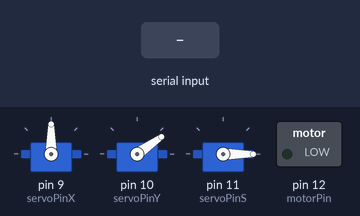
The sketch below on a simulated Arduino Uno, built with avr-gcc and run on an emulated ATmega328P. On the bench: 3 × servo, switched loads named in the sketch (green lamp = pin HIGH). Inputs (shaded band) come from the test bench.

Above: at 1.2 s.
1.3 s: "90,45\n" received over Serial
At 2.1 s:
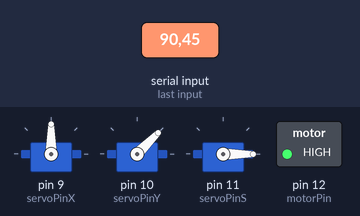
4.3 s: "30,150\n" received over Serial
At 6.9 s:
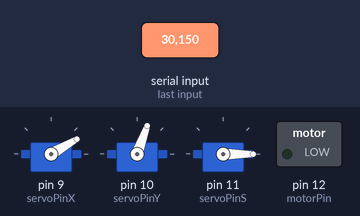
7.3 s: "5\n" received over Serial
At 10.2 s:
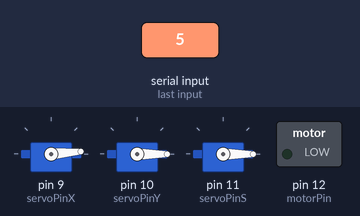
10.3 s: "90\n" received over Serial
At 13.2 s:
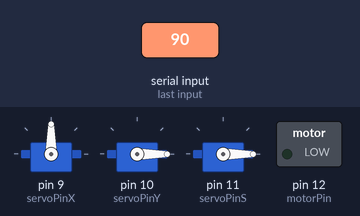
13.3 s: "200\n" received over Serial
At 15.2 s:
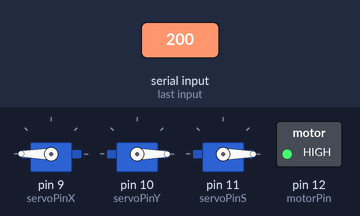
16.3 s: "1,90\n" received over Serial
At 18.3 s:
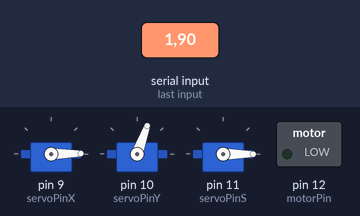
Timing chart, 0 to 19.8 s (numbered marks = the images above; inputs shaded):
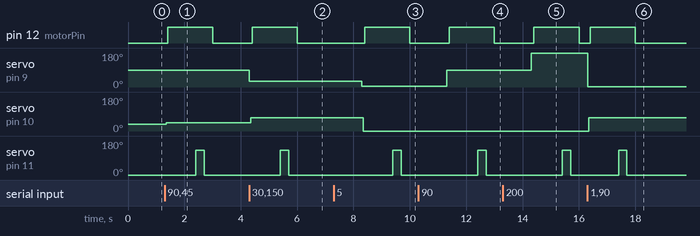

Measured:
- after the input at 1.3 s, pin 12 (motorPin): LOW → HIGH after 0.11 s, → LOW 1.6 s later; servo on pin 10 (servoPinY): 35° → 45° after 0.06 s; servo on pin 11 (servoPinS): 0° → 130° after 1.1 s, → 0° 0.30 s later
- after the input at 4.3 s, pin 12 (motorPin): LOW → HIGH after 0.11 s, → LOW 1.6 s later; servo on pin 9 (servoPinX): 90° → 30° at once; servo on pin 10 (servoPinY): 45° → 70° after 0.06 s; servo on pin 11 (servoPinS): 0° → 130° after 1.1 s, → 0° 0.30 s later
- after the input at 7.3 s, pin 12 (motorPin): LOW → HIGH after 1.1 s, → LOW 1.6 s later; servo on pin 9 (servoPinX): 30° → 5° after 1.0 s; servo on pin 10 (servoPinY): 70° → 0° after 1.1 s; servo on pin 11 (servoPinS): 0° → 130° after 2.1 s, → 0° 0.30 s later
- after the input at 10.3 s, pin 12 (motorPin): LOW → HIGH after 1.1 s, → LOW 1.6 s later; servo on pin 9 (servoPinX): 5° → 90° after 1.0 s; servo on pin 11 (servoPinS): 0° → 130° after 2.1 s, → 0° 0.30 s later
- after the input at 13.3 s, pin 12 (motorPin): LOW → HIGH after 1.1 s, → LOW 1.6 s later; servo on pin 9 (servoPinX): 90° → 180° after 1.0 s; servo on pin 11 (servoPinS): 0° → 130° after 2.1 s, → 0° 0.30 s later
- after the input at 16.3 s, pin 12 (motorPin): LOW → HIGH after 0.11 s, → LOW 1.6 s later; servo on pin 9 (servoPinX): 180° → 1° at once; servo on pin 10 (servoPinY): 0° → 70° after 0.06 s; servo on pin 11 (servoPinS): 0° → 130° after 1.1 s, → 0° 0.30 s later

The sketch:

anti-balloon.ino
```cpp
#include <Servo.h>

const int servoPinX = 9;
const int servoPinY = 10;
const int servoPinS = 11;
const int motorPin = 12;
int xAngle;
int yAngle;
const int shootAngle = 130;

Servo servoX; // X axis
Servo servoY; // Y axis
Servo servoS; // Feeder microservo

void setup() {
  Serial.begin(9600);
  pinMode(motorPin, OUTPUT);
  digitalWrite(motorPin, LOW);

  servoX.attach(servoPinX);
  servoY.attach(servoPinY);
  servoS.attach(servoPinS);
  servoX.write(90); // LIMITATION : 0 - 180 degrees,
  servoY.write(35); // LIMITATION : 0 - 70 degrees
  servoS.write(0);
}

void loop() {
  if (Serial.available() > 0){
    xAngle = Serial.parseInt();
    yAngle = Serial.parseInt();
    yAngle = constrain(yAngle, 0, 70);

    while (Serial.available() > 0) {
      Serial.read();
    }

    servoX.write(xAngle);
    delay(50);
    servoY.write(yAngle);
    delay(50);

    digitalWrite(motorPin, 1);
    delay(1000);
    servoS.write(shootAngle);
    delay(300);
    servoS.write(0);
    delay(300);
    digitalWrite(motorPin, 0);
  }
}
```
